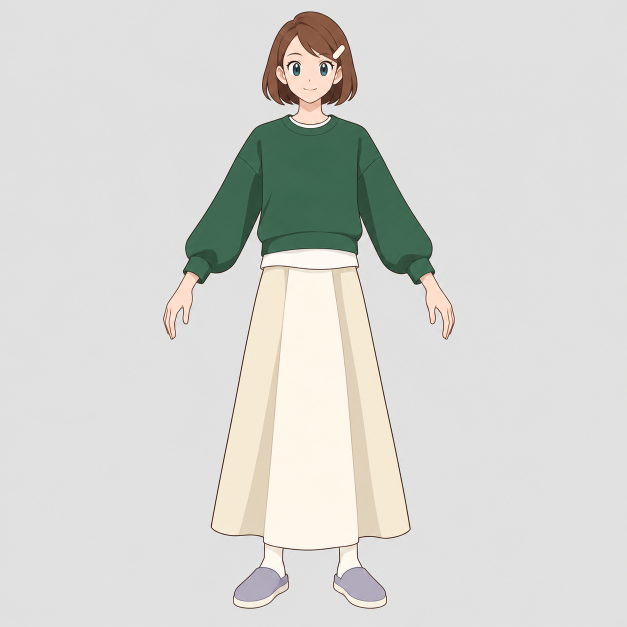
#> input picture tools/characters/design/v2/candidates/attachment-style-review-20261014/attached-female-a-front.png, 1254 x 1254 px (shown at 1/2 size)
$ python -i inspect_assets.py   (imports and definitions only)
#> lines starting #> are read from the running program, lines starting #| are printed output that depends on the picture; after the words box and inside, x2 and y2 are one past the last pixel; in counts of white or black regions, pixels touching at a corner belong together
#> further down, picture is the input picture: PIL image 1254x1254 RGB; mean R, G, B 214.9, 214.9, 211.4
#!/usr/bin/env python3
"""Inspect candidate PNG bytes and measured landmarks; does not edit image pixels."""
import hashlib
import json
import math
from pathlib import Path
from statistics import median
from PIL import Image, ImageChops

ROOT = Path(__file__).resolve().parent
EARLY = [
    ("walker-male-02a",34,254,1206),
    ("walker-male-02b",31,250,1196),
    ("walker-male-02c",24,245,1206),
    ("walker-female-02a",34,266,1207),
    ("walker-female-02b",20,232,1121),
    ("walker-female-02c",34,265,1205),
]
LATEST = [
    ("walker-male-02a",9,251,1227),
    ("walker-female-02c",15,237,1225),
]
SAMPLES = {
    "walker-male-02a": [
        ("肌","#F3BD93",628,205),("髪","#293955",617,90),
        ("目","#276F88",586,165),("帽子","#FF695F",622,40),
        ("上着","#26B8C5",544,412),("肩切替","#FFF2DC",486,313),
        ("シャツ","#FFF2DC",620,418),("パンツ","#FF695F",551,921),
        ("パンツ裾","#FFF2DC",515,1083),("靴本体","#FF695F",541,1152),
        ("靴切替","#26B8C5",504,1161),("靴底","#FFF2DC",495,1219),
        ("帽子後部ストラップ","#26B8C5",709,107),
    ],
    "walker-female-02c": [
        ("肌","#F3BD93",623,189),("髪","#624739",609,44),
        ("目","#5A4838",583,150),("上着","#61C4F2",545,388),
        ("上着縁取り","#FFF2DC",580,418),("ブラウス","#FF786E",620,394),
        ("スカート","#61C4F2",622,623),("ウエスト","#FF786E",621,496),
        ("靴本体","#61C4F2",519,1181),("靴かかと","#FF786E",697,1140),
        ("靴底","#FFF2DC",492,1212),
    ],
}

def foreground_mask(im):
    r,g,b=im.split()
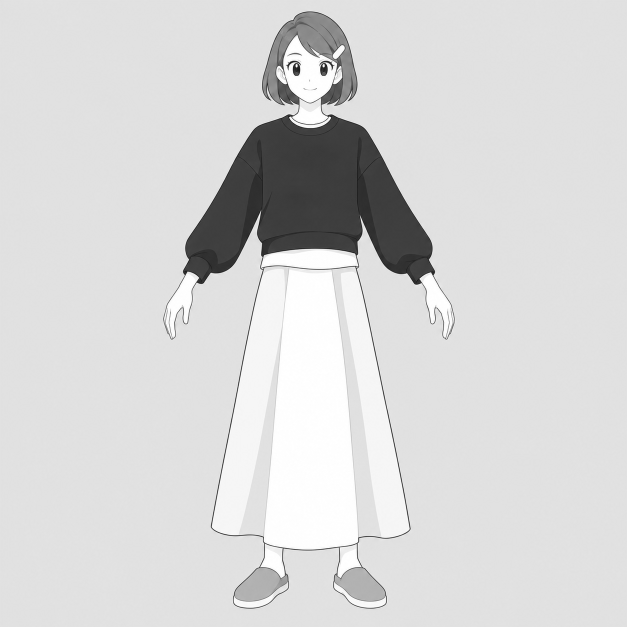
#> r: PIL image 1254x1254 L (shown at 1/2 size); min 5, max 255, mean 214.9
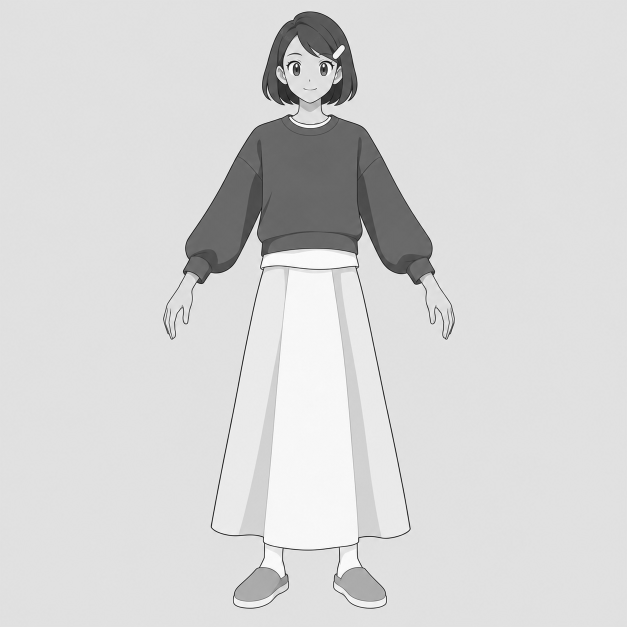
#> g: PIL image 1254x1254 L (shown at 1/2 size); min 0, max 255, mean 214.9
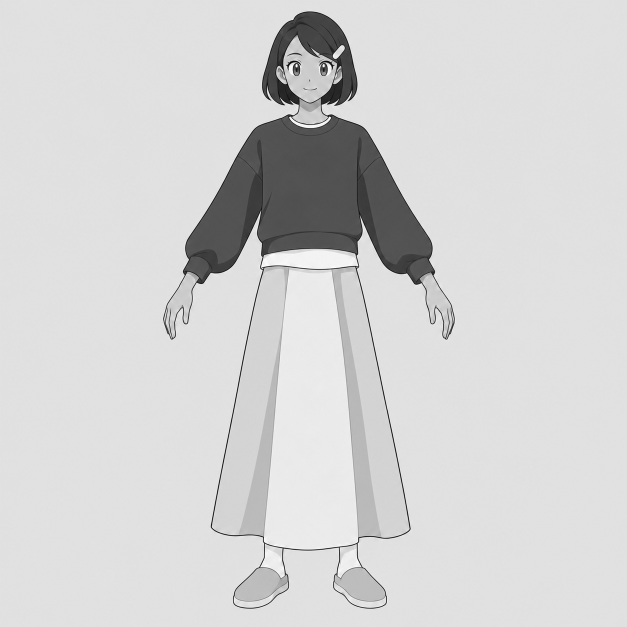
#> b: PIL image 1254x1254 L (shown at 1/2 size); min 0, max 255, mean 211.4
    lo=ImageChops.darker(ImageChops.darker(r,g),b)
    hi=ImageChops.lighter(ImageChops.lighter(r,g),b)
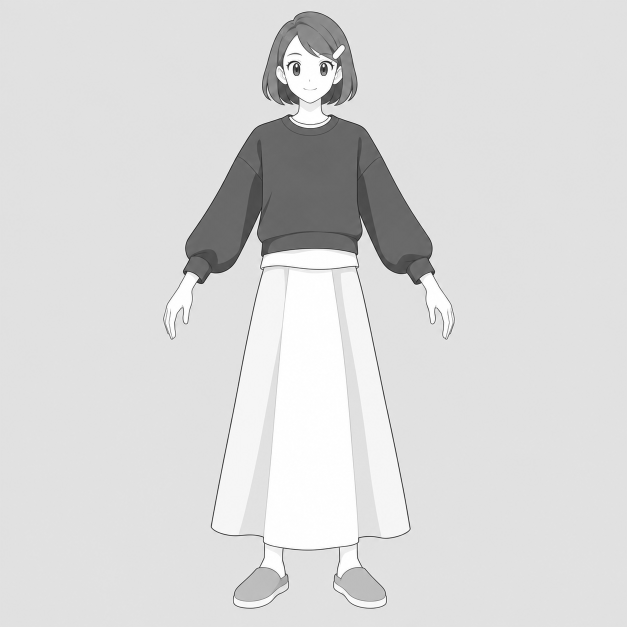
#> hi: PIL image 1254x1254 L (shown at 1/2 size); min 8, max 255, mean 217.5
    chroma=ImageChops.subtract(hi,lo).point(lambda v:255 if v>20 else 0)
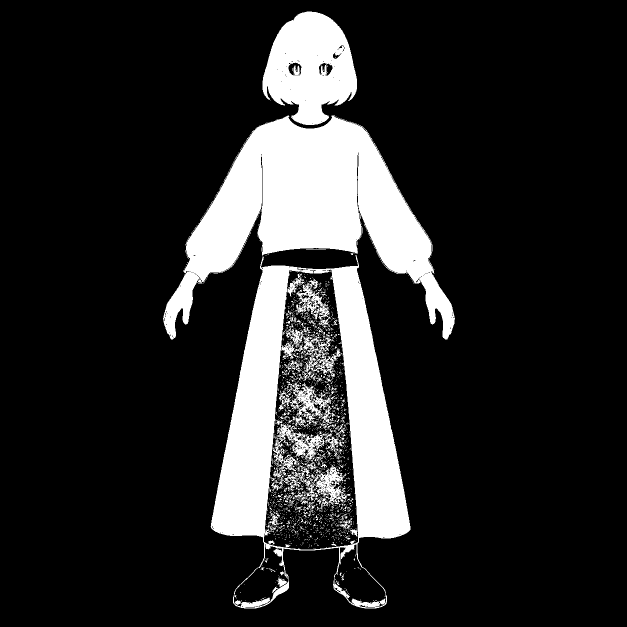
#> chroma: PIL image 1254x1254 L (shown at 1/2 size); 16% white; 1703 white regions (1603 under 20 px), largest, box (x1, y1, x2, y2) and area: (326, 230, 910, 679) 105086, (421, 510, 821, 1217) 91836, (525, 23, 714, 250) 28771
    dark=hi.point(lambda v:255 if v<140 else 0)
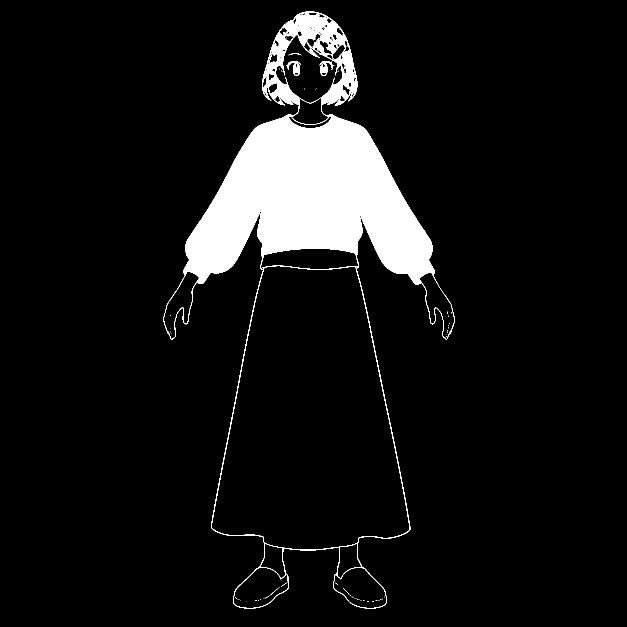
#> dark: PIL image 1254x1254 L (shown at 1/2 size); 7.6% white; 72 white regions (66 under 20 px), largest, box (x1, y1, x2, y2) and area: (327, 23, 909, 1217) 117776, (572, 122, 602, 152) 363, (640, 126, 655, 152) 248, (639, 122, 669, 140) 118, (577, 106, 603, 111) 41, (539, 1175, 558, 1192) 23
    return ImageChops.lighter(chroma,dark)
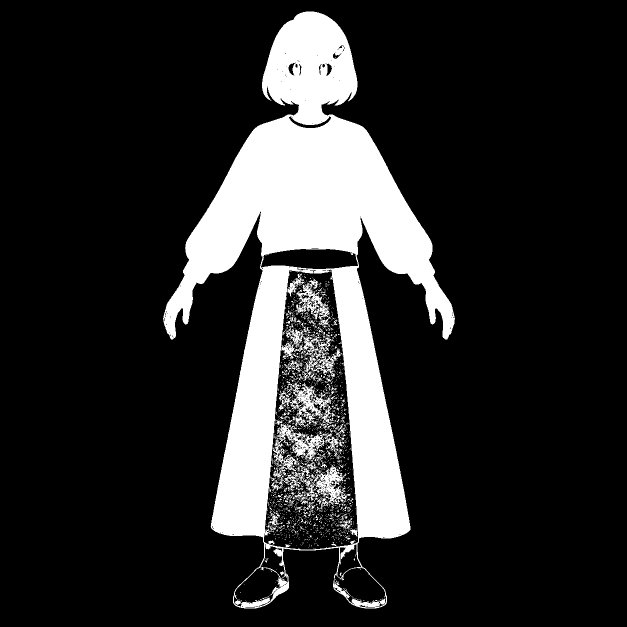
#> returned value: PIL image 1254x1254 L (shown at 1/2 size); 16.2% white; 1625 white regions (1532 under 20 px), largest, box (x1, y1, x2, y2) and area: (326, 23, 910, 1217) 229394, (542, 929, 694, 1019) 4051, (546, 847, 666, 955) 3707

def sample(im,x,y):
    pixels=[im.getpixel((xx,yy)) for xx in range(x-1,x+2) for yy in range(y-1,y+2)]
    return "#"+"".join(f"{int(median([p[c] for p in pixels])):02X}" for c in range(3))

results=[]
# [46 lines not run here, left out]

report={
    "state":"Incomplete direction review; no accepted final asset set.",
    "images":results,
    "checks_passed":["8 PNGs decode","all dimensions 1254x1254 >=1024x1024","all visible-crown head-unit ratios 5.0-5.5","two latest A-pose sleeve slopes 30-45 degrees","recorded SHA-256 and color samples"],
    "not_completed":["latest direction approval","other four natural-limbs fronts","side/back/turnaround consistency","four-or-five-digit separation final QA","all six final color tables","six-person height-calibrated lineup","six-person lineup Library save","strict per-region single-color pixel verification","reference image pixel inspection"],
}
# [2 lines not run here, left out]

>>> from PIL import Image
>>> picture = Image.open('candidates/attachment-style-review-20261014/attached-female-a-front.png')
>>> result = foreground_mask(picture)

$ run again, on tools/characters/design/v2/candidates/homewear-review-20261014/homewear-female-b-front.png
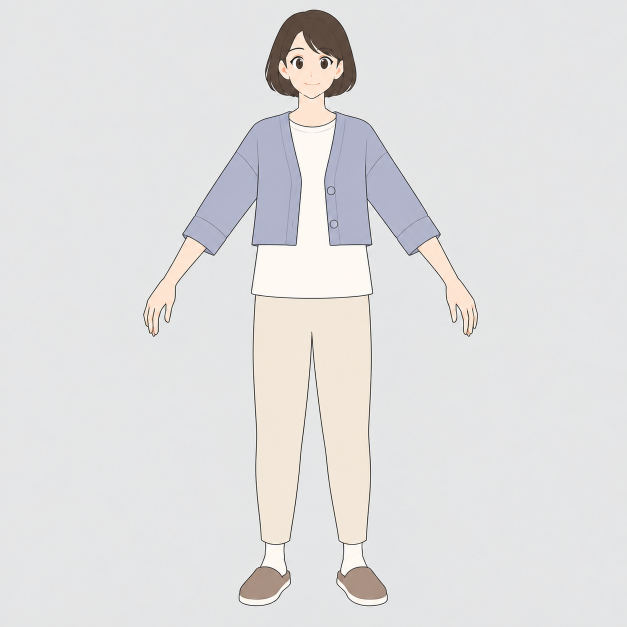
#> input picture tools/characters/design/v2/candidates/homewear-review-20261014/homewear-female-b-front.png, 1254 x 1254 px (shown at 1/2 size)
#> picture is the input picture: PIL image 1254x1254 RGB; mean R, G, B 224.7, 223.9, 224.2
#> in foreground_mask, `chroma=ImageChops.subtract(hi,lo).point(lambda v:255 if v>20 else 0)`:
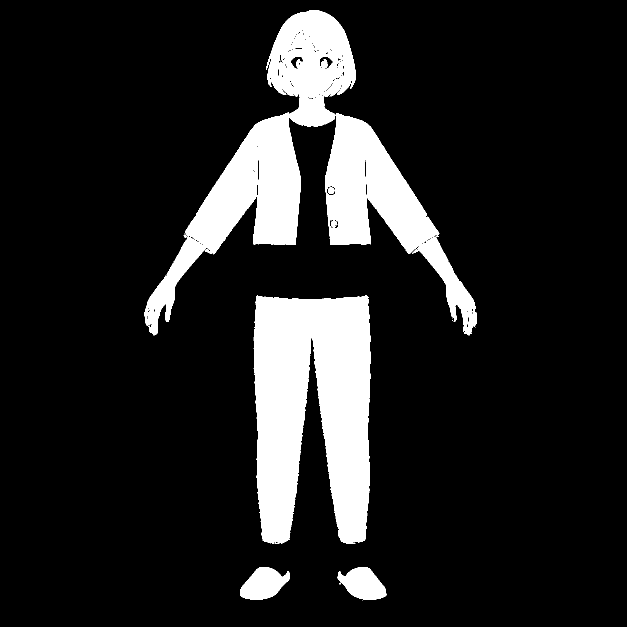
#> chroma: PIL image 1254x1254 L (shown at 1/2 size); 13.4% white; 20 white regions (12 under 20 px), largest, box (x1, y1, x2, y2) and area: (507, 591, 742, 1088) 90206, (288, 225, 602, 671) 43330, (650, 226, 954, 671) 41559
#> dark: PIL image 1254x1254 L; 1.7% white; 47 white regions (39 under 20 px), largest, box (x1, y1, x2, y2) and area: (287, 19, 956, 1212) 26533, (641, 117, 656, 138) 230, (592, 117, 606, 138) 220
#> in foreground_mask, `return ImageChops.lighter(chroma,dark)`:
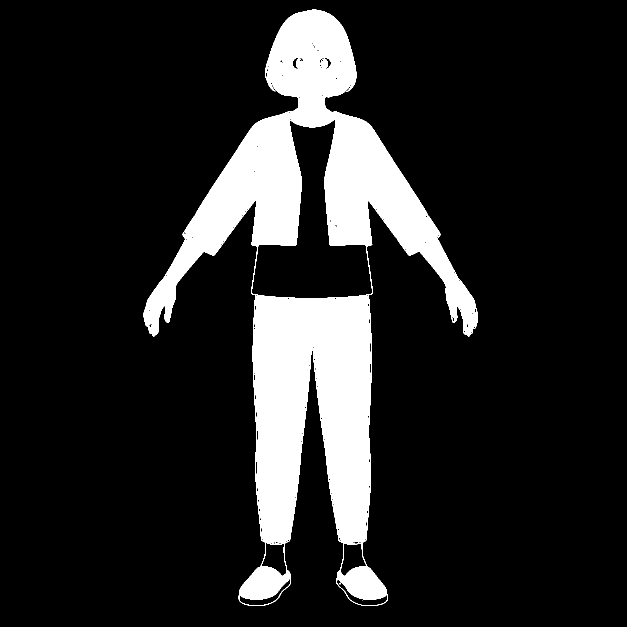
#> returned value: PIL image 1254x1254 L (shown at 1/2 size); 14.2% white; 3 white regions (2 under 20 px), largest, box (x1, y1, x2, y2) and area: (287, 19, 956, 1212) 222668

$ run again, on tools/characters/design/v2/candidates/style-accessories-review-20261014/style-female-a-front.png
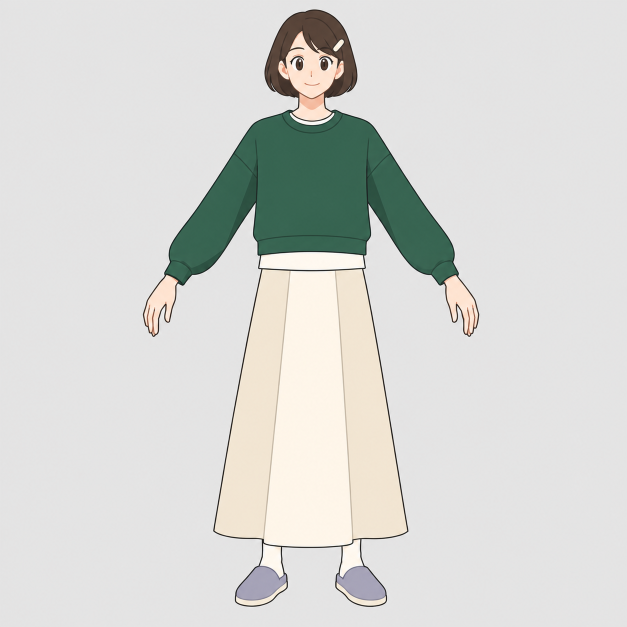
#> input picture tools/characters/design/v2/candidates/style-accessories-review-20261014/style-female-a-front.png, 1254 x 1254 px (shown at 1/2 size)
#> picture is the input picture: PIL image 1254x1254 RGB; mean R, G, B 214.9, 215.9, 212.7
#> in foreground_mask, `chroma=ImageChops.subtract(hi,lo).point(lambda v:255 if v>20 else 0)`:
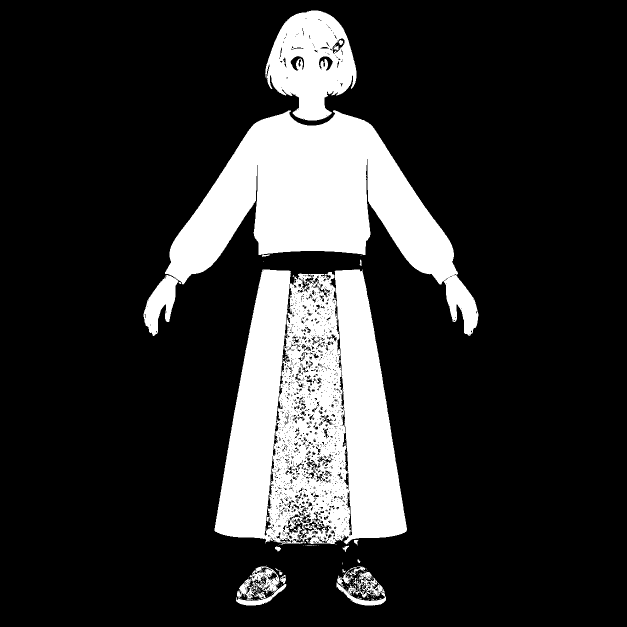
#> chroma: PIL image 1254x1254 L (shown at 1/2 size); 18.8% white; 183 white regions (165 under 20 px), largest, box (x1, y1, x2, y2) and area: (429, 539, 814, 1089) 146099, (287, 220, 957, 672) 116428, (530, 21, 713, 241) 25496
#> dark: PIL image 1254x1254 L; 8.6% white; 27 white regions (20 under 20 px), largest, box (x1, y1, x2, y2) and area: (286, 19, 958, 1214) 135025, (641, 117, 656, 141) 278, (592, 117, 606, 141) 263
#> in foreground_mask, `return ImageChops.lighter(chroma,dark)`:
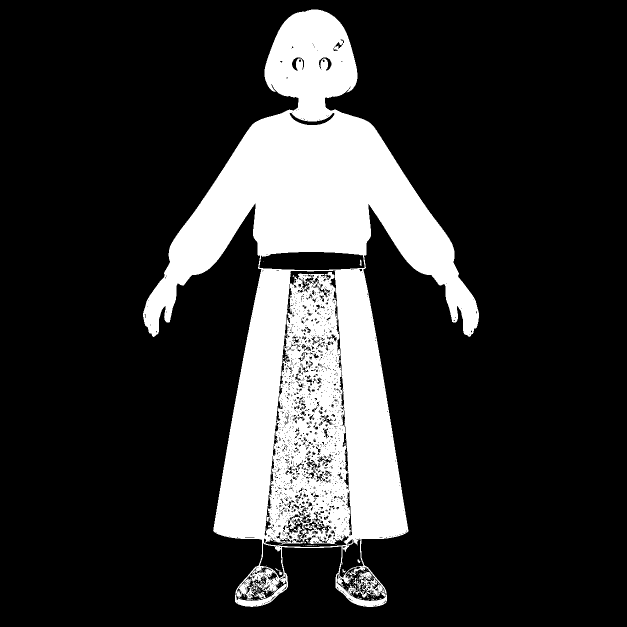
#> returned value: PIL image 1254x1254 L (shown at 1/2 size); 19.6% white; 166 white regions (160 under 20 px), largest, box (x1, y1, x2, y2) and area: (286, 19, 958, 1214) 307045, (508, 1183, 532, 1198) 146, (558, 1140, 565, 1150) 38, (719, 519, 724, 531) 33, (715, 1119, 721, 1126) 26, (685, 1138, 692, 1145) 25
